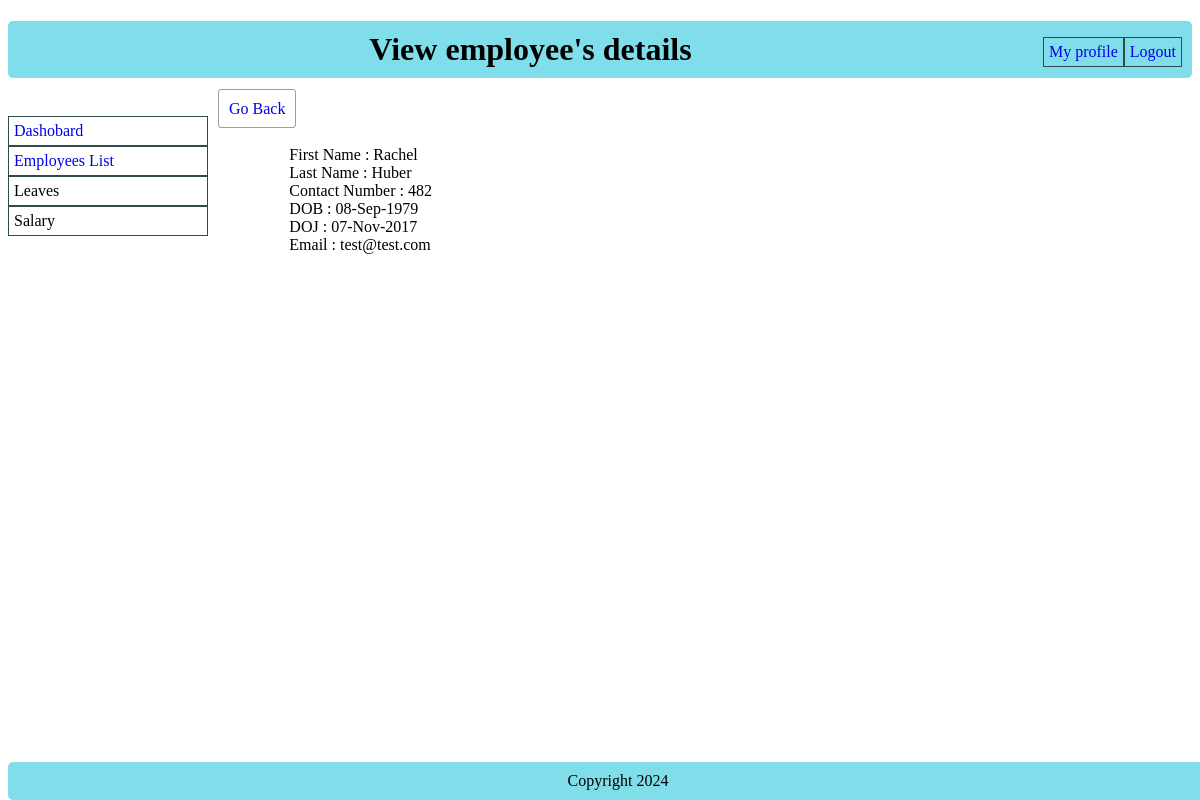
/employees/view-details.php?id=4 (signed in), run on the app's committed database.
### tables this page shows
CREATE TABLE `users` (
  `id` int(11) NOT NULL,
  `first_name` varchar(100) DEFAULT NULL,
  `last_name` varchar(100) DEFAULT NULL,
  `contact_number` varchar(10) DEFAULT NULL,
  `dob` date DEFAULT NULL,
  `doj` date DEFAULT NULL,
  `email_id` varchar(50) DEFAULT NULL,
  `password` varchar(255) NOT NULL,
  `created_datetime` datetime DEFAULT NULL,
  `created_by` int(11) DEFAULT NULL,
  `updated_datetime` datetime DEFAULT NULL,
  `updated_by` int(11) NOT NULL,
  `status` enum('Active','Inactive') NOT NULL DEFAULT 'Active'
);

### employees/view-details.php (the view, shortened to what this page needs)
<?php require_once(dirname(__DIR__).'/common/header.php') ?>
<?php if ($_SESSION['user_id']) { ?>
<center><h1>View employee's details</h1></center>
<div>
	<div class="left-sidebar">
<?php require_once(BASE_DIR.'/sidebars/left-sidebar.php') ?>
	</div>
	<div class="content">
		<a href="<?php echo BASE_URL ?>/employees/list.php" class="btn">Go Back</a>
<div class= "form-container">
	<?php $statement = "SELECT * from users where id=".$_GET['id'];
			$run_query = mysqli_query($db_connect,$statement);
			if ($run_query) {
				$user = mysqli_fetch_object($run_query);
	 ?>
	<div>
		<label>First Name</label> : <?php echo $user->first_name ?>
	</div>
	<div>
		<label>Last Name</label> : <label><?php echo $user->last_name ?></label>
	</div>
	<div>
		<label>Contact Number</label> : <label><?php echo $user->contact_number ?></label>
	</div>
	<div>
		<label>DOB</label> : <label><?php echo date('d-M-Y',strtotime($user->dob)) ?></label>
	</div>
	<div>
		<label>DOJ</label> : <label><?php echo date('d-M-Y',strtotime($user->doj)) ?></label>
	</div>
	<div>
		<label>Email</label> : <label><?php echo $user->email_id ?></label>
	</div>
<?php } else {
	echo "Data not found.";
} ?>
</div>
</div>
</div>
<?php require_once(BASE_DIR.'/common/footer.php');
} else {
header('location:'.BASE_URL.'index.php');
}

### includes/css/style.css (style rules this page uses)
h1,#copyright { background-color: #80DEEA; padding: 10px; border-radius: 5px; }
.content { float: left; padding-left: 10px; }
.left-sidebar { float: left; }
body a { text-decoration: none; }
.btn { border: 1px solid #777777b5; padding: 10px; border-radius: 3px; }
.form-container { width: 100%; margin: 20% 50%; }

### data on the page
users: first_name "Rachel", last_name "Huber", contact_number "482", dob "08-Sep-1979", doj "07-Nov-2017", email "test@test.com"
